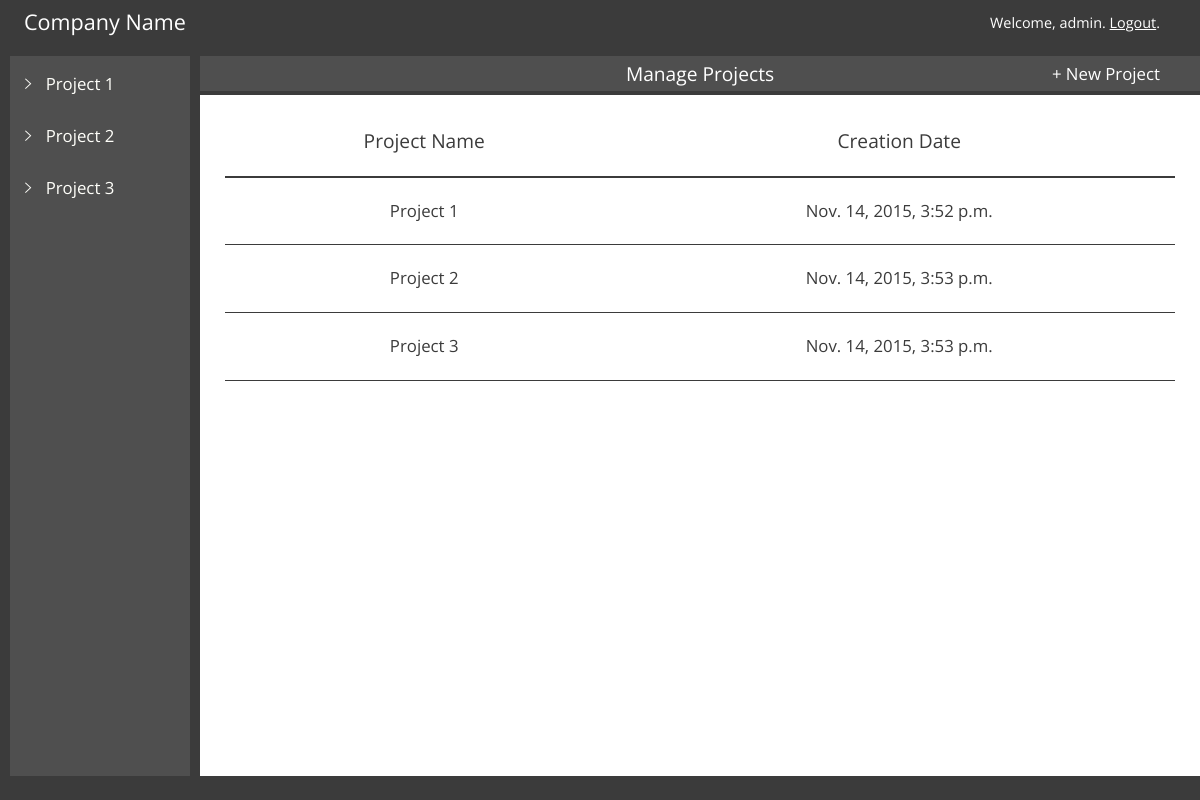
Screenshot of /ise_pdt/manager/admin/ (signed in) with the database file from the repository.
### ise_pdt/models.py (models this page shows, shortened)
class Project(models.Model):
    creating_user = models.ForeignKey(User)
    project_name = models.CharField(max_length=20)
    project_creation_date = models.DateTimeField('date published')
    project_total_time = models.IntegerField(default=0)
    project_yield = models.FloatField(default=0)
    project_description = models.CharField(max_length=600)

### ise_pdt/views.py (the view)
# urls.py: url(r'^manager/(?P<username>[a-zA-Z0-9]{3,20})/$', views.index_m, name='index_m'),
def index_m(request, username):
    list_of_projects = Project.objects.all().order_by('project_creation_date')
    context = {'list_of_projects': list_of_projects, 'username': username}
    if request.user.is_authenticated() and request.user.groups.filter(name='Manager').exists():
      return render(request, 'ise_pdt/index_m.html', context)
    else:
      return HttpResponseRedirect('/ise_pdt/logout')

### ise_pdt/templates/ise_pdt/index_m.html (shortened to what this page needs)
<!DOCTYPE html>
<html lang="en">
<head>
  {% load staticfiles %}
  <link rel="stylesheet" type="text/css" href="{% static 'ise_pdt/' %}" />
  <link rel="stylesheet" type="text/css" href="{% static 'ise_pdt/vendors/css/reset.css' %}">
  <link rel="stylesheet" type="text/css" href="{% static 'ise_pdt/vendors/css/bootstrap-custom.css' %}">
  <link rel="stylesheet" type="text/css" href="{% static 'ise_pdt/vendors/css/ionicons.min.css' %}">
  <link rel="stylesheet" type="text/css" href="{% static 'ise_pdt/resources/css/main-style.css' %}">
  <link rel="stylesheet" type="text/css" href="{% static 'ise_pdt/resources/css/main-style-m.css' %}">
</head>
<body>
  <div class="app-interface">
    <div class="top-bar">
      <div class="company-name">
        Company Name
      </div>
      <div class="user-name">
        Welcome, {{username}}.
        <a href="/ise_pdt/logout">Logout</a>.
      </div>
    </div>
    <div class="middle-bar">
      <div class="left-section col-xs-2">
        {% if list_of_projects %}
        <div class="left-navi">
          {% for project in list_of_projects %}
          <div class="navi-project-set">
            <div class="project-name-div">
              <div class="click-to-collapse">
                <i class="ion-ios-arrow-right"></i>
              </div>
              <a href="/ise_pdt/manager/{{username}}/{{project.id}}"><h2 class="project-name">{{project.project_name}}</h2></a>
            </div>
          </div>
          {% endfor %}
        </div>
        {% else %}
        <p>No projects are available.</p>
        {% endif %}
      </div>
      <div class="right-section col-xs-10">
        <div class="right-heading-bar col-xs-12 title-border">
          <div class="heading-bar-project-title">
            Manage Projects
          </div>
          <div class="heading-bar-project-time">
            + New Project
          </div>
        </div>
        {% if list_of_projects %}
        <table class="projects-table">
          <tr>
            <th>Project Name</th>
            <th>Creation Date</th>
          </tr>
          {% for project in list_of_projects %}
          <tr class="data-row" onclick="location.href = '/ise_pdt/manager/{{username}}/{{project.id}}';">
            <td>{{project.project_name}}</td>
            <td>{{project.project_creation_date}}</td>
          </tr>
          {% endfor %}
		</table>
        {% else %}
        <p>No projects are available.</p>
        {% endif %}
      </div>
    </div>
    <div class="bottom-bar">
    </div>
  </div>
</body>
</html>

### ise_pdt/static/ise_pdt/resources/css/main-style.css (style rules this page uses)
html { font-family: Open Sans, sans-serif; font-size: 12px; color: #3B3B3B; }
.app-interface { height: 100vh; width: 100vw; }
a, a:visited, a:hover, a:active { color: inherit; }
.top-bar { background-color: #3B3B3B; width: 100%; height: 7%; color: #fff; }
.company-name { font-size: 180%; float: left; margin-top: 0.9%; margin-left: 2%; }
.user-name { font-size: 120%; float: right; margin-top: 1.3%; margin-right: 40px; }
.bottom-bar { background-color: #3B3B3B; width: 100%; height: 3%; }
.middle-bar { width: 100%; height: 90%; }
.middle-bar .left-section { height: 100%; display: inline-block; background-color: #3B3B3B; -webkit-user-select: none; -moz-user-select: none; -ms-user-select: none; user-select: none; }
.left-section .left-navi { display: block; margin: 0 auto; height: 100%; width: 90%; background-color: #4F4F4F; overflow-y: auto; }
.navi-project-set { padding-left: 15px; padding-right: 15px; padding-top: 20px; color: #fffffa; }
.project-name-div { font-size: 140%; margin-bottom: 15px; }
.project-name-div .click-to-collapse { display: inline-block; cursor: pointer; }
.project-name-div .project-name { display: inline-block; margin-left: 10px; }
.middle-bar .right-section { height: 100%; display: inline-block; }
.right-heading-bar { border-bottom: 2px solid #3B3B3B; height: 35px; background-color: #4F4F4F; }
.heading-bar-project-title { color: #fff; font-size: 140%; position: absolute; top: 50%; left: 50%; transform: translate(-50%, -50%); }
.heading-bar-project-time { color: #fff; font-size: 140%; position: absolute; top: 50%; right: 40px; transform: translateY(-50%); }

### ise_pdt/static/ise_pdt/resources/css/main-style-m.css (style rules this page uses)
.title-border { border-bottom: 4px solid #3B3B3B; }
.title-border .heading-bar-project-title { font-size: 160%; }
.projects-table { position: absolute; top: 7%; left: 50%; transform: translateX(-50%); width: 95%; }
.projects-table tr.data-row { border-bottom: 1px solid #3B3B3B; cursor: pointer; transition: background 0.3s, color 0.3s; }
.projects-table tr:first-of-type { border-bottom: 2px solid #3B3B3B; }
.projects-table td, .projects-table th { padding: 25px; text-align: center; }
.projects-table th { font-size: 160%; }
.projects-table td { font-size: 140%; }

### rows the page displays
Project: project_name "Project 1", project_creation_date "Nov. 14, 2015, 3:52 p.m."
Project: project_name "Project 2", project_creation_date "Nov. 14, 2015, 3:53 p.m."
Project: project_name "Project 3", project_creation_date "Nov. 14, 2015, 3:53 p.m."

### other values shown
{{ username }} "admin"
